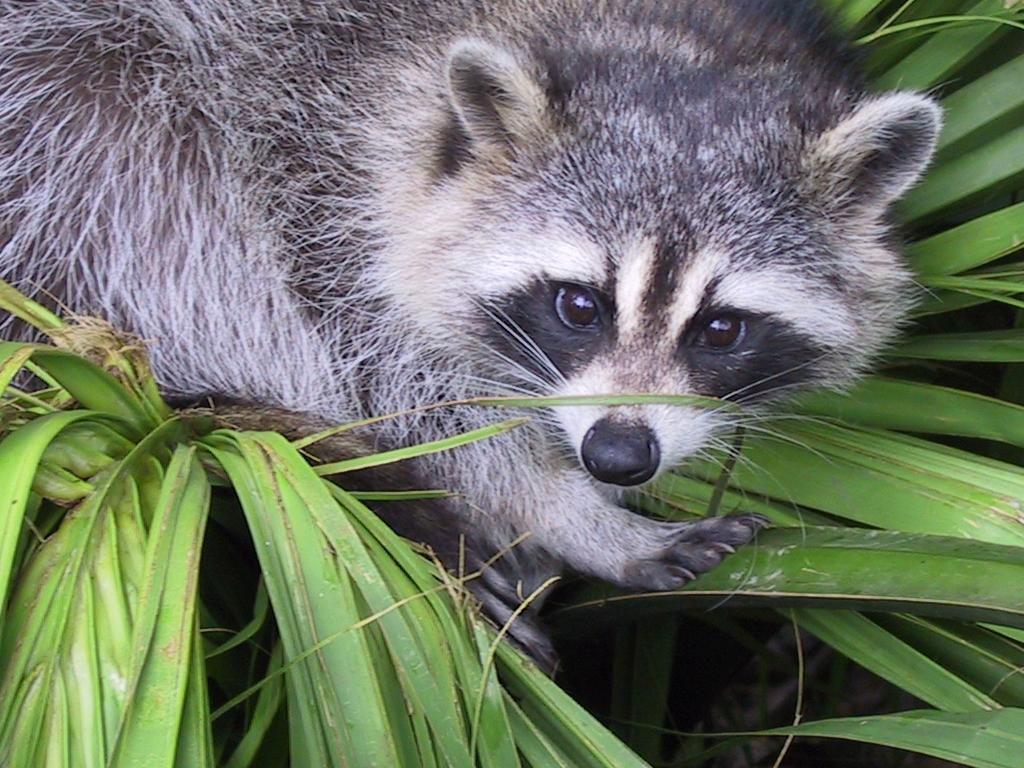
#> input picture p01/ex03/animal.jpeg, 1024 x 768 px
$ python zoom.py
#> lines starting #> are read from the running program, lines starting #| are printed output that depends on the picture
### p01/ex03/load_image.py
from PIL import Image
import numpy as np


def ft_load(path: str) -> np.array:
    """Load image from the path passed, check for the file format,
print the arrray shape and return the image array."""
#> called with path = 'animal.jpeg'
    try:
        image = Image.open(path)
#> image is the input picture: PIL image 1024x768 RGB; mean R, G, B 110.7, 117.7, 102.1
        assert path.endswith(".jpg") \
            or path.endswith(".jpeg"), "file is not in .jpg or .jpeg format"
        arr = np.array(image)
        print(arr.shape)
#| (768, 1024, 3)
        return arr
    except AssertionError as e:
        print(f"AssertionError: {e}")
    except FileNotFoundError:
        print("FileNotFoundError: No such file or directory:", path)

### p01/ex03/zoom.py
from load_image import ft_load
from PIL import Image, ImageDraw, ImageFont
import numpy as np


def ft_zoom():
    """Load image using ft_load and crop the image to have size of (x,y,1).
Then, squeeze it to a (x,y) shape. Get the image using Image.fromarray and
stores it into im. Prints out the new shape and the array. Make a blank
image and draw axes and interval to the blank image then paste the new image
into it. Show the end"""
    print("The shape of image is:", end=" ")
    image_array = ft_load("animal.jpeg")
    print(image_array)
#> (printed output is left out)
    cropped_image_chn0 = image_array[96:496, 440:840, :]
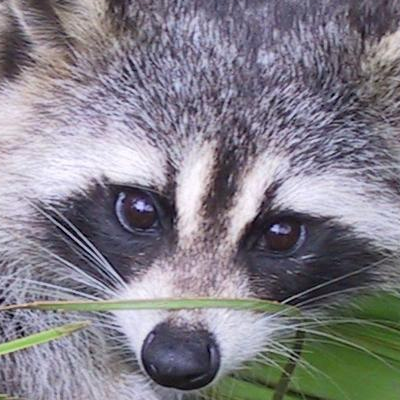
#> cropped_image_chn0: shape (400, 400, 3); mean R, G, B 130.7, 127.4, 136.3
    cropped_image = np.mean(cropped_image_chn0, axis=2,
                            keepdims=True).astype(np.uint8)
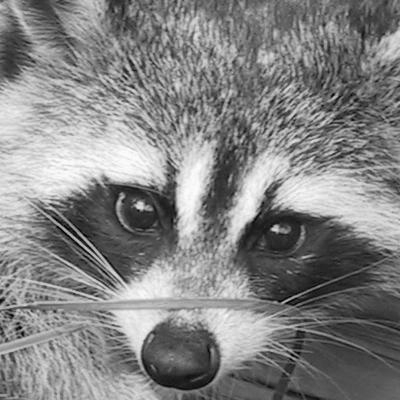
#> cropped_image: shape (400, 400, 1); min 0, max 254, mean 131.2
    cropped_image_2d = np.squeeze(cropped_image)
    im = Image.fromarray(cropped_image_2d)
    print("New shape after slicing:", end=" ")
    print(cropped_image.shape, "or", cropped_image_2d.shape)
#| (400, 400, 1) or (400, 400)
    print(cropped_image)
#> (printed output is left out)
    width, height = 450, 450
    image = Image.new("RGB", (width, height), (255, 255, 255, 0))
#> image: PIL image 450x450 RGB; every value is 255
    draw = ImageDraw.Draw(image)
    draw.line([(25, height - 25), (425, height - 25)], fill="black", width=2)
    draw.line([(25, 425), (25, 25)], fill="black", width=2)
    font = ImageFont.load_default()
    for i in range(75, 426, 50):
        draw.text((5, height - i - 5), str(425 - i), fill="black", font=font)
        draw.line([(20, height - i), (25, height - i)], fill="black", width=2)
    for i in range(25, 401, 50):
        draw.text((i, height - 15), str(i - 25), fill="black", font=font)
        draw.line([(i, height - 20), (i, height - 25)], fill="black", width=2)
    image.paste(im, (25, 25))
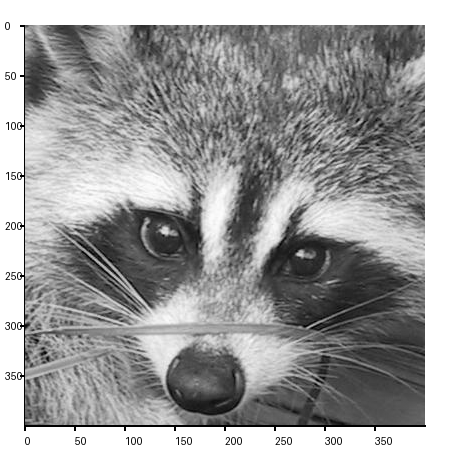
#> image: PIL image 450x450 RGB; min 0, max 255, mean 154.7
    image.show()


if __name__ == "__main__":
    ft_zoom()
